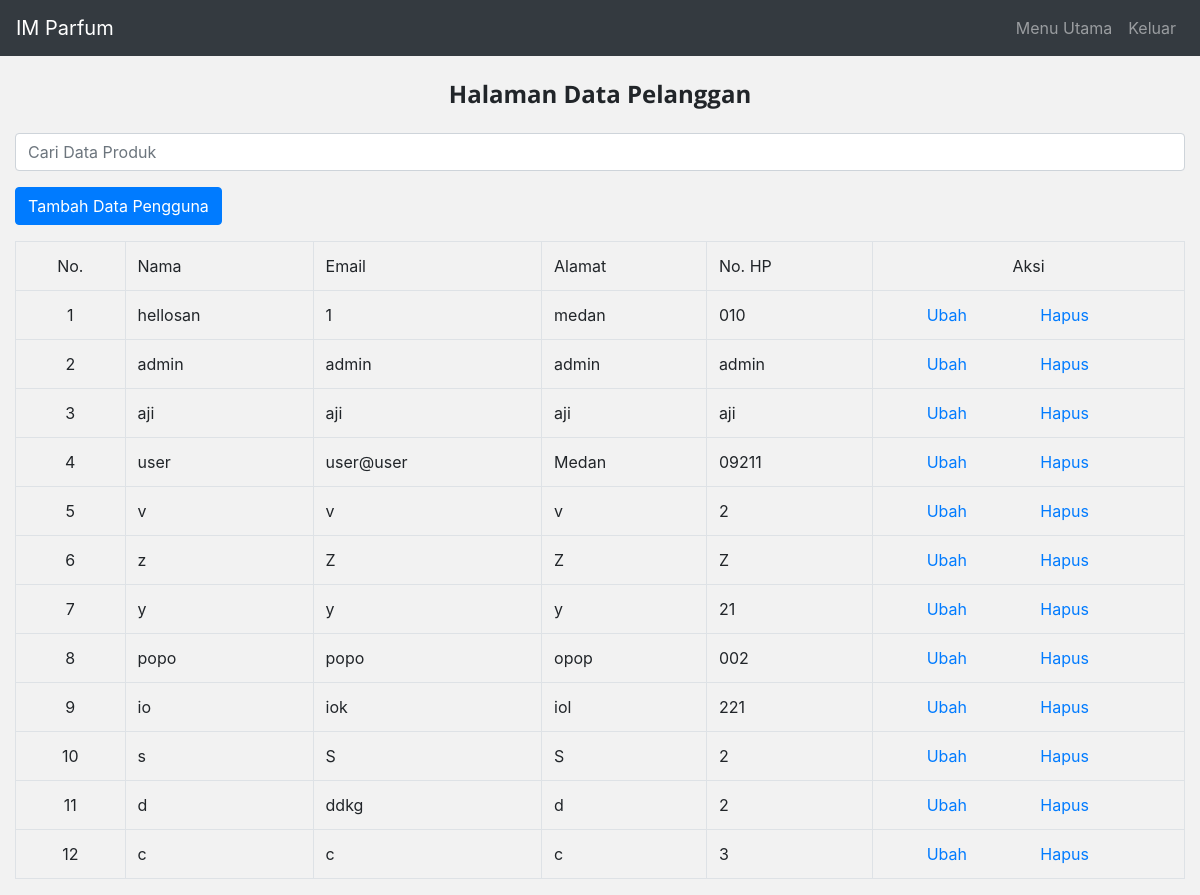
Screenshot of /admin/data-pengguna.php with the database file from the repository.
### tables this page shows
CREATE TABLE `users` (
  `id` int(11) NOT NULL,
  `username` varchar(50) NOT NULL,
  `email` varchar(250) NOT NULL,
  `password` varchar(250) NOT NULL,
  `alamat` varchar(250) NOT NULL,
  `no_hp` varchar(250) NOT NULL,
  `level` varchar(250) NOT NULL
);

### admin/data-pengguna.php (the view, shortened to what this page needs)
<?php
include_once '../core/core.php';
function query($query){
    global $conn;
    $result = mysqli_query($conn, $query);
    $rows = [];
    while ($row = mysqli_fetch_assoc($result)) {
        $rows[] = $row;
    }
    return $rows;
}
$dataproduk = query("SELECT * FROM `users` ");
?>
<!DOCTYPE html>
<html lang="en">
<head>
    <link rel="stylesheet" href="https://maxcdn.bootstrapcdn.com/bootstrap/4.5.0/css/bootstrap.min.css">
    <link rel="stylesheet" href="../asset/style.css">
    <link rel="stylesheet" type="text/css" href="../asset/icons/font/flaticon.css">
</head>
<body>
    <nav class="navbar navbar-expand-md bg-dark navbar-dark">
        <a class="navbar-brand" href="index.php">IM Parfum</a>
        <div class="collapse navbar-collapse" id="collapsibleNavbar">
            <ul class="navbar-nav ml-auto">
                <li class="nav-item">
                    <a class="nav-link" href="index.php">Menu Utama</a>
                </li>
                <li class="nav-item">
                    <a class="nav-link" href="logout.php">Keluar</a>
                </li>
            </ul>
        </div>
    </nav>
    <h4 class="display-5 pt-4 text-center" style="font-family: 'Open Sans', sans-serif; font-weight: bold;"> Halaman Data Pelanggan</h4>
    <div class="container-fluid mt-4">
        <form action="" method="post">
            <input name="keyword" id="keyword" autofocus autocomplete="off" class="form-control mb-3" type="text" placeholder="Cari Data Produk">
        </form>
        <a href="tambah-data-pengguna.php" >
        <button type="button" class="btn btn-primary mb-3 ">Tambah Data Pengguna</button>
        </a>
        <div class="table-responsive">
            <div id="container">
                <table class="table table-bordered">
                    <tr>
                        <td align="center">No. </td>
                        <td>Nama</td>
                        <td>Email</td>
                        <td> Alamat </td>
                        <td>No. HP</td>
                        <td colspan="3" style="text-align: center;">Aksi</td>
                    </tr>
                    <?php $i = 1; ?>
                    <?php foreach ($dataproduk as $produk) : ?>
                        <tr>
                            <td align="center"> <?= $i ?></td>
                            <td><?= $produk["username"]; ?></td>
                            <td><?= $produk["email"]; ?></td>
                            <td><?= $produk["alamat"]; ?> </td>
                            <td> <?= $produk["no_hp"]; ?></td>
                            <td class="no-border-right" style="text-align: center; border-right: none;">
                                <a href="edit-data-pengguna.php?id=<?= $produk["id"] ?>" class="mr-2">Ubah</a>
                            </td>
                            <td class="no-border-right">
                                <a href="hapus-data-pengguna.php?id=<?= $produk["id"] ?> " onclick="return confirm('Apakah Data Ingin Dihapus?');">Hapus</a>
                            </td>
                        </tr>
                        <?php $i++; ?>
                    <?php endforeach; ?>
                </table>
            </div>
        </div>
    </div>
</body>
</html>

### asset/style.css (style rules this page uses)
body, html { height: 100%; margin: 0; padding: 0; background-color: #f2f2f2; }
.container-fluid.mt-4 { background-color: #f2f2f2; }

### admin/data-pengguna.php (style rules this page uses)
body { background-color: #f2f2f2; }
td.no-border-right { border-left: none; margin-right: 4px; }
.container-fluid.mt-4 { background-color: #f2f2f2; }

### rows the page displays
users: username "hellosan", email "1", alamat "medan", no_hp "010"
users: username "admin", email "admin", alamat "admin", no_hp "admin"
users: username "aji", email "aji", alamat "aji", no_hp "aji"
users: username "user", email "user@user", alamat "Medan", no_hp "09211"
users: username "v", email "v", alamat "v", no_hp "2"
users: username "z", email "Z", alamat "Z", no_hp "Z"
users: username "y", email "y", alamat "y", no_hp "21"
users: username "popo", email "popo", alamat "opop", no_hp "002"
users: username "io", email "iok", alamat "iol", no_hp "221"
users: username "s", email "S", alamat "S", no_hp "2"
users: username "d", email "ddkg", alamat "d", no_hp "2"
users: username "c", email "c", alamat "c", no_hp "3"
